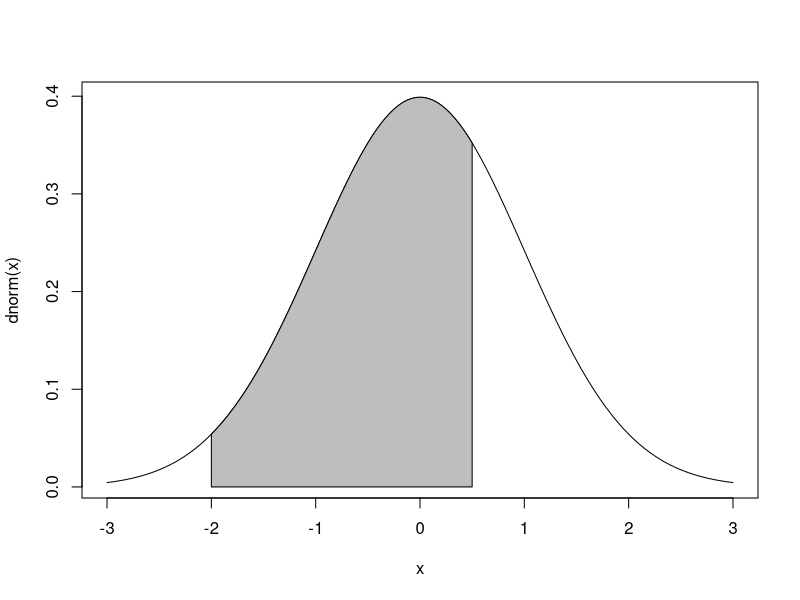
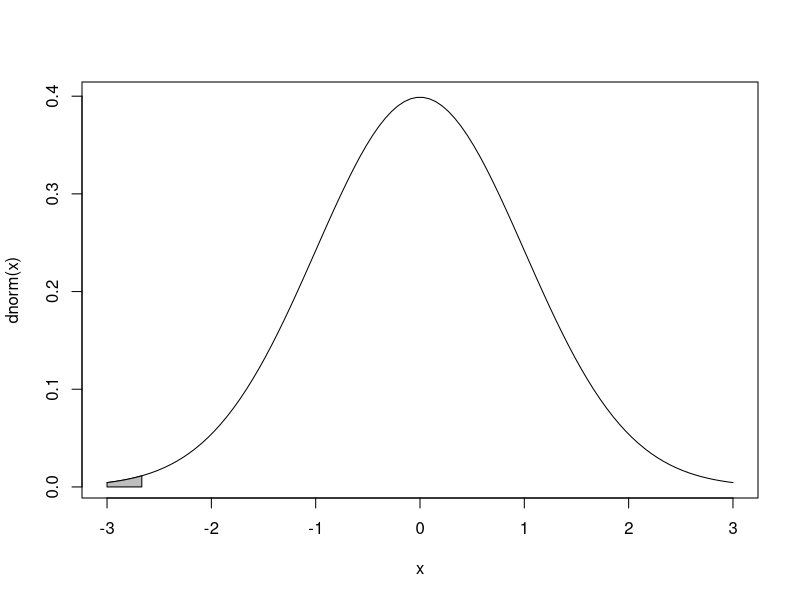
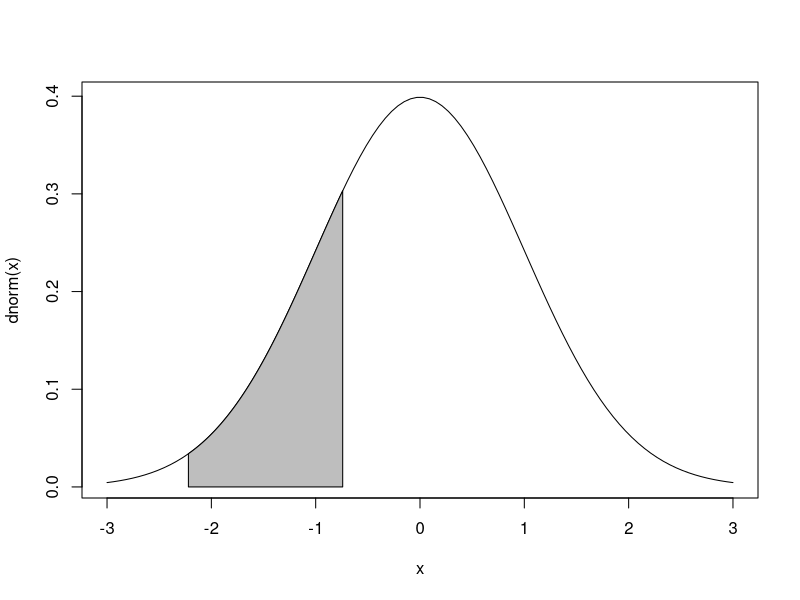
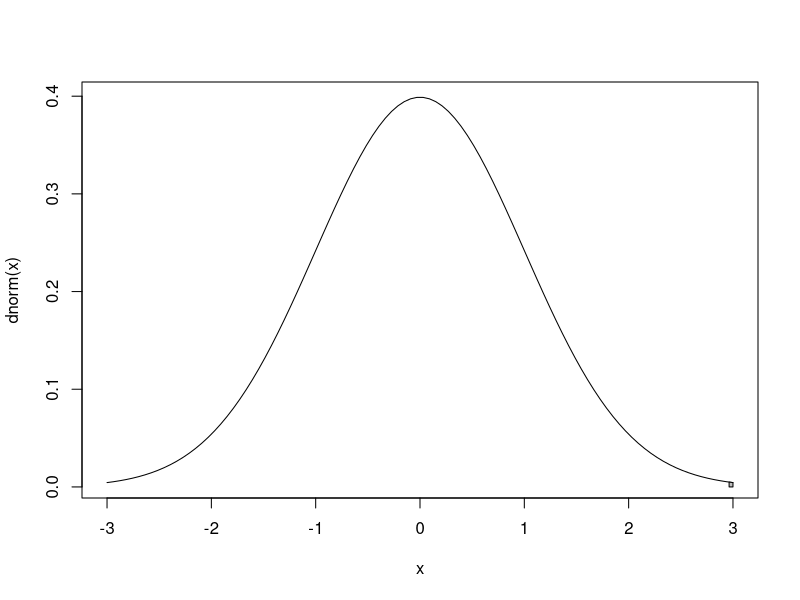

These charts were generated, in order, by the following R code:
## ---- chunk 1
X <- c(2, 3, 6, 8, 11)
sample.space <- expand.grid(X,X)
sample.means <- rowMeans(sample.space)
(mean.of.sample.means <- mean(sample.means))
## ---- chunk 2
(sd.sample.distribution.means <- sum((sample.means - mean.of.sample.means)^2)/length(X)^2)
## ---- chunk 3
X <- c(2, 3, 6, 8, 11)
N <- choose(length(X), 2)
(p8.2.space <- combn(X, 2))
(p8.2.means <- colMeans(p8.2.space))
(p8.2.mean <- mean(p8.2.means))
(p8.2.sd <- sum((p8.2.means - p8.2.mean)^2)/N)
## ---- chunk 4
p8.3.with.replacement.sample.size <- 3000^25
p8.3.without.replacement.sample.size <- choose(3000, 25)

(mean <- 68.0)
(sigma <- 3/sqrt(25))
## ---- chunk 5
p8.3.with.replacement.sample.size <- 3000^25
p8.3.without.replacement.sample.size <- choose(3000, 25)

(mean <- 68.0)
(sigma <- 3/sqrt(25)* sqrt((3000 - 25)/(3000 - 1)))
## ---- chunk 6
x <- seq(-3, 3, length=100)
mu.xbar <- 68.0
sigma.xbar <- 0.6
z.1 <- (66.8 - mu.xbar)/sigma.xbar
z.2 <- (68.3 - mu.xbar)/sigma.xbar
x.z <- seq(z.1, z.2, length=100)
y <- dnorm(x.z)
plot(x, dnorm(x), type='l')
polygon(c(z.1,x.z,z.2), c(0, y, 0), col="gray")
cat("(a) Expected mean:", pnorm(z.2) - pnorm(z.1))
## ---- chunk 7
mu <- 68.0
sigma <- 0.6
x <- seq(-3, 3, length=100)
z <- (66.4 - mu)/sigma
x.z <- seq(-3, z, length=100)
y <- dnorm(x.z)
plot(x, dnorm(x), type='l')
polygon(c(-3,x.z,z), c(0, y, 0), col="gray")
cat("Expected mean:", pnorm(z))
## ---- chunk 8
N.pop <- 500
N.sample <- 100
mu.pop <- 5.02
sigma.pop <- .3

mu.sample <- mu.pop
sigma.sample <- signif(sigma.pop/sqrt(N.sample) * sqrt((N.pop - N.sample)/(N.pop - 1)),2)
x <- seq(-3, 3, length=100)
z.1 <- signif((4.96 - mu.sample)/(sigma.sample), 3)
z.2 <- signif((5.00 - mu.sample)/(sigma.sample), 3)
x.z <- seq(z.1, z.2, length=100)
y <- dnorm(x.z)
plot(x, dnorm(x), type='l')
polygon(c(z.1,x.z,z.2), c(0, y, 0), col="gray")
cat("(a) Expected mean:", signif(pnorm(z.2) - pnorm(z.1), 4))
## ---- chunk 9
N.pop <- 500
N.sample <- 100
mu.pop <- 5.02
sigma.pop <- .3

mu.sample <- mu.pop
sigma.sample <- signif(sigma.pop/sqrt(N.sample) * sqrt((N.pop - N.sample)/(N.pop - 1)),2)
x <- seq(-3, 3, length=100)
z <- (5.10 - mu.sample)/sigma.sample
x.z <- seq(z, 3, length=100)
y <- dnorm(x.z)
plot(x, dnorm(x), type='l')
polygon(c(z, x.z, 3), c(0, y, 0), col="gray")
cat("Expected mean:", pnorm(z, lower.tail=FALSE))
## ---- chunk 10
height <- c("60-62", "63-65", "66-68", "69-71", "72-74")
mark <- c(61, 64, 67, 70, 73)
f <- c(5, 18, 42, 27, 8)
code <- c(0, cumsum(f))
data.frame(height, f, head(code,-1))
## ---- chunk 11
translate.height <- function(x) {
  heights <- c()
  for( i in x) {
    heights <- c(heights, mark[max(which(i >= code))])
  }
  heights
}
## ---- chunk 12
set.seed(1)
mean.heights <- c()
for ( k in 1:30) {
    draws <- sample(0:99, 4, replace=TRUE)
    heights <- translate.height(draws)
    cat(k, ":", draws, "\t\t", heights, "\t\t", (mean.height <- mean(heights)), "\n")
    mean.heights <- c(mean.heights, mean.height)
}
## ---- chunk 13
h <- hist(mean.heights,plot=F)
names(h)
class.size <- unique(diff(h$breaks))
A <- h$mids[1]
u <- seq(0, length(h$mids)-1)
(fu <- h$counts*u)
(fu.sq <- h$counts*u^2)
(mean <- A + class.size*(sum(fu)/30))
(standard.deviation <- class.size*sqrt(sum(fu.sq)/30-(sum(fu)/30)^2))
